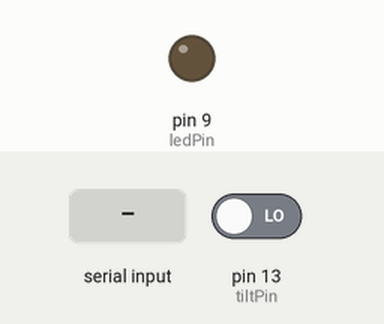
This sketch was run on a simulated Arduino Uno, built with avr-gcc and run on an emulated ATmega328P. Parts: output pins drawn as LEDs (lit = HIGH). The inputs (shaded band) are chosen by the test bench; at power-on: pin 13 (tiltPin) LOW. What the sketch prints to the serial monitor is not drawn.

Above: at 1.2 s.
1.3 s: "LED_ON\n" received over Serial
At 2.7 s:
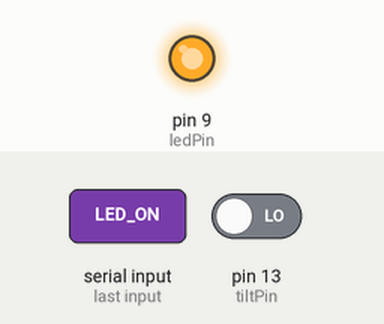
4.9 s: "LED_OFF\n" received over Serial
At 5.5 s:
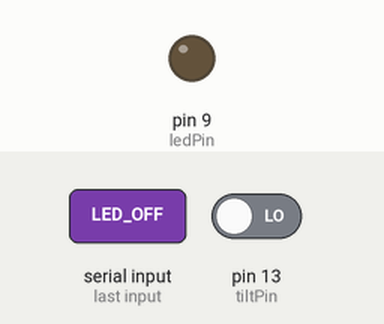
Timing chart, 0 to 7.9 s (numbered marks = the images above; inputs shaded):
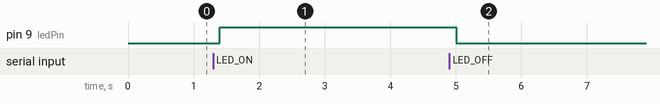

The sketch:

sketch_oct12a.ino
```cpp
int tiltPin = 13;
int ledPin = 9;
int tiltState = 0;

void setup() {
  pinMode(tiltPin, INPUT);
  pinMode(ledPin, OUTPUT);
  Serial.begin(9600);
}

void loop() {
  tiltState = digitalRead(tiltPin);

  // Send tilt status
  if (tiltState == HIGH) {
    Serial.println("TILTED");
    //digitalWrite(ledPin, HIGH);
  } else {
    Serial.println("NOT_TILTED");
    //digitalWrite(ledPin, LOW);
  }

  // Check for LED commands
  if (Serial.available() > 0) {
    String cmd = Serial.readStringUntil('\n');
    if (cmd == "LED_ON") digitalWrite(ledPin, HIGH);
    if (cmd == "LED_OFF") digitalWrite(ledPin, LOW);
  }

  delay(200);
}
```

Measured:
- after the input at 1.3 s, pin 9 (ledPin): LOW → HIGH after 0.10 s
- after the input at 4.9 s, pin 9 (ledPin): HIGH → LOW after 0.10 s
